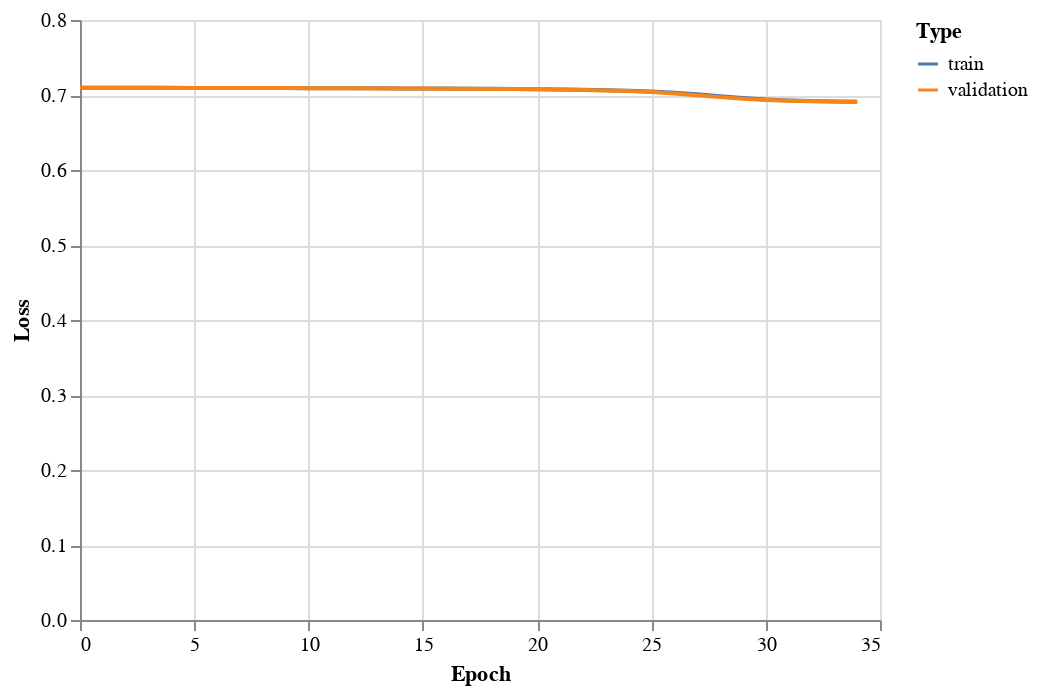

The cell this chart's notebook holds for it:
### Code cell
train_eval_loss_chart = alt.Chart(loss_df).mark_line().encode(
 x='Epoch',
 y='Loss',
 color='Type'
)
train_eval_loss_chart

### Figure 1 — Vega-Lite specification as saved in the notebook (floating-point values rounded to 4 significant figures)
{"config": {"view": {"continuousWidth": 400, "continuousHeight": 300}}, "data": {"name": "data-9332535cf034f258a25ef389537cd124"}, "mark": "line", "encoding": {"color": {"field": "Type", "type": "nominal"}, "x": {"field": "Epoch", "type": "quantitative"}, "y": {"field": "Loss", "type": "quantitative"}}, "$schema": "https://vega.github.io/schema/vega-lite/v4.17.0.json", "datasets": {"data-9332535cf034f258a25ef389537cd124": [{"Epoch": 0, "Loss": 0.7097, "Type": "train"}, {"Epoch": 1, "Loss": 0.7097, "Type": "train"}, {"Epoch": 2, "Loss": 0.7096, "Type": "train"}, {"Epoch": 3, "Loss": 0.7096, "Type": "train"}, {"Epoch": 4, "Loss": 0.7095, "Type": "train"}, {"Epoch": 5, "Loss": 0.7095, "Type": "train"}, {"Epoch": 6, "Loss": 0.7094, "Type": "train"}, {"Epoch": 7, "Loss": 0.7093, "Type": "train"}, {"Epoch": 8, "Loss": 0.7093, "Type": "train"}, {"Epoch": 9, "Loss": 0.7092, "Type": "train"}, {"Epoch": 10, "Loss": 0.7091, "Type": "train"}, {"Epoch": 11, "Loss": 0.7091, "Type": "train"}, {"Epoch": 12, "Loss": 0.709, "Type": "train"}, {"Epoch": 13, "Loss": 0.7089, "Type": "train"}, {"Epoch": 14, "Loss": 0.7088, "Type": "train"}, {"Epoch": 15, "Loss": 0.7087, "Type": "train"}, {"Epoch": 16, "Loss": 0.7085, "Type": "train"}, {"Epoch": 17, "Loss": 0.7084, "Type": "train"}, {"Epoch": 18, "Loss": 0.7082, "Type": "train"}, {"Epoch": 19, "Loss": 0.708, "Type": "train"}, {"Epoch": 20, "Loss": 0.7077, "Type": "train"}, {"Epoch": 21, "Loss": 0.7074, "Type": "train"}, {"Epoch": 22, "Loss": 0.707, "Type": "train"}, {"Epoch": 23, "Loss": 0.7065, "Type": "train"}, {"Epoch": 24, "Loss": 0.7057, "Type": "train"}, {"Epoch": 25, "Loss": 0.7047, "Type": "train"}, {"Epoch": 26, "Loss": 0.7031, "Type": "train"}, {"Epoch": 27, "Loss": 0.701, "Type": "train"}, {"Epoch": 28, "Loss": 0.6985, "Type": "train"}, {"Epoch": 29, "Loss": 0.696, "Type": "train"}, {"Epoch": 30, "Loss": 0.6941, "Type": "train"}, {"Epoch": 31, "Loss": 0.6928, "Type": "train"}, {"Epoch": 32, "Loss": 0.692, "Type": "train"}, {"Epoch": 33, "Loss": 0.6914, "Type": "train"}, {"Epoch": 34, "Loss": 0.6911, "Type": "train"}, {"Epoch": 0, "Loss": 0.7097, "Type": "validation"}, {"Epoch": 1, "Loss": 0.7097, "Type": "validation"}, {"Epoch": 2, "Loss": 0.7096, "Type": "validation"}, {"Epoch": 3, "Loss": 0.7096, "Type": "validation"}, {"Epoch": 4, "Loss": 0.7095, "Type": "validation"}, {"Epoch": 5, "Loss": 0.7094, "Type": "validation"}, {"Epoch": 6, "Loss": 0.7094, "Type": "validation"}, {"Epoch": 7, "Loss": 0.7093, "Type": "validation"}, {"Epoch": 8, "Loss": 0.7093, "Type": "validation"}, {"Epoch": 9, "Loss": 0.7092, "Type": "validation"}, {"Epoch": 10, "Loss": 0.7091, "Type": "validation"}, {"Epoch": 11, "Loss": 0.709, "Type": "validation"}, {"Epoch": 12, "Loss": 0.7089, "Type": "validation"}, {"Epoch": 13, "Loss": 0.7088, "Type": "validation"}, {"Epoch": 14, "Loss": 0.7087, "Type": "validation"}, {"Epoch": 15, "Loss": 0.7086, "Type": "validation"}, {"Epoch": 16, "Loss": 0.7084, "Type": "validation"}, {"Epoch": 17, "Loss": 0.7083, "Type": "validation"}, {"Epoch": 18, "Loss": 0.7081, "Type": "validation"}, {"Epoch": 19, "Loss": 0.7079, "Type": "validation"}, {"Epoch": 20, "Loss": 0.7076, "Type": "validation"}, {"Epoch": 21, "Loss": 0.7072, "Type": "validation"}, {"Epoch": 22, "Loss": 0.7068, "Type": "validation"}, {"Epoch": 23, "Loss": 0.7062, "Type": "validation"}, {"Epoch": 24, "Loss": 0.7053, "Type": "validation"}, {"Epoch": 25, "Loss": 0.704, "Type": "validation"}, {"Epoch": 26, "Loss": 0.7021, "Type": "validation"}, {"Epoch": 27, "Loss": 0.6997, "Type": "validation"}, {"Epoch": 28, "Loss": 0.6972, "Type": "validation"}, {"Epoch": 29, "Loss": 0.6949, "Type": "validation"}, {"Epoch": 30, "Loss": 0.6934, "Type": "validation"}, {"Epoch": 31, "Loss": 0.6923, "Type": "validation"}, {"Epoch": 32, "Loss": 0.6917, "Type": "validation"}, {"Epoch": 33, "Loss": 0.6912, "Type": "validation"}, {"Epoch": 34, "Loss": 0.691, "Type": "validation"}]}}
